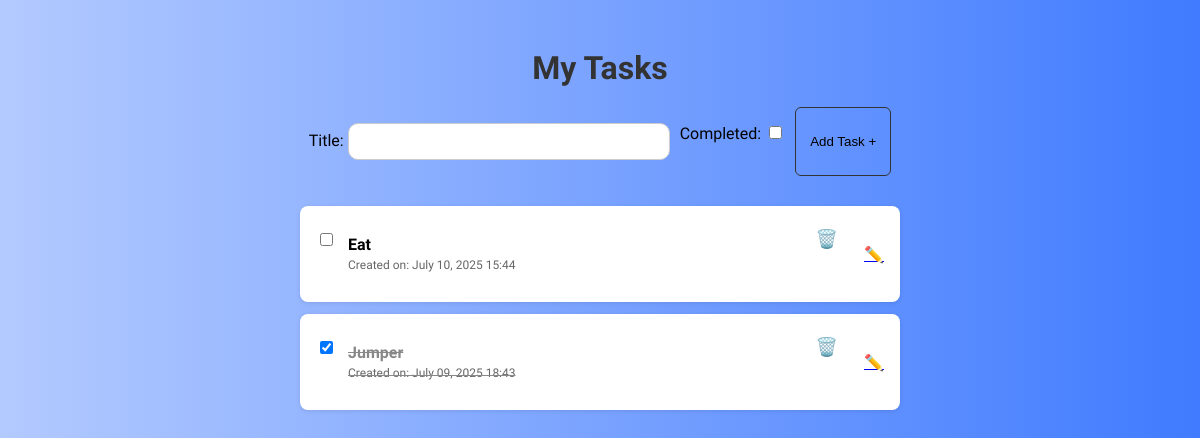
The app's page /, older data.
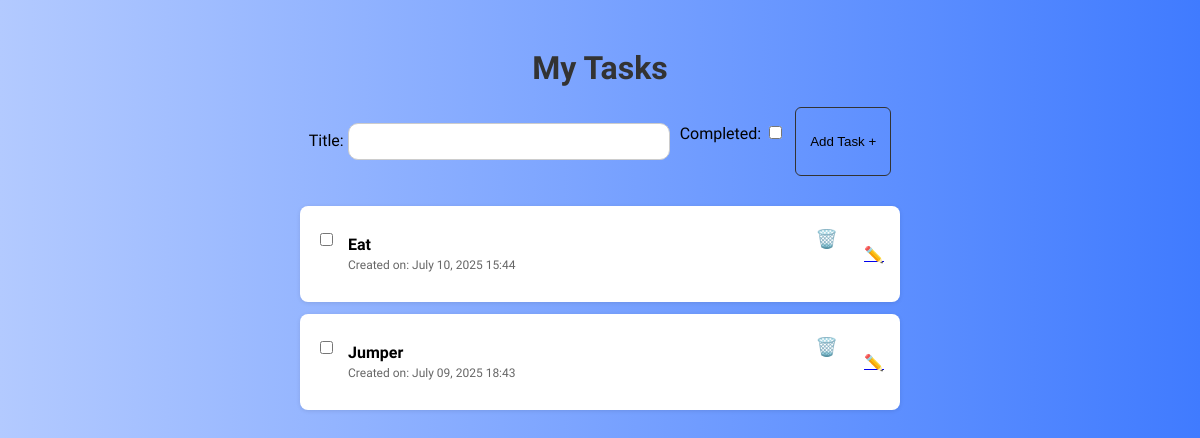
The same page, newer data.
### tasks/models.py (models this page shows, shortened)
class Task(models.Model):
    title = models.CharField(max_length=200)
    completed = models.BooleanField(default=False)
    created = models.DateTimeField(auto_now_add=True)

### tasks/views.py (the view)
# urls.py: path('',views.taskList,name='tasks'),
def taskList(request):
    tasks = Task.objects.order_by('-created')
    form = TaskForm()
    if request.method == 'POST':
        form = TaskForm(request.POST)
        if form.is_valid():
            form.save()
            return redirect('/')
    context = {'tasks': tasks, 'form': form}
    return render(request, 'tasks/list.html', context)

### tasks/forms.py
class TaskForm(forms.ModelForm):
    class Meta:
        model = Task
        fields = ['title', 'completed']

### tasks/templates/tasks/list.html (shortened to what this page needs)
<!DOCTYPE html>
<html>
  <head>
    {% load static %}
    <link rel="stylesheet" href="{% static 'tasks/style.css' %}">
  </head>
  <body>
    <h1>My Tasks</h1>
    <form method="POST">
      {{ form.as_p }}
      <button type="submit">Add Task +</button>
    </form>
    <ul>
      {% for task in tasks %}
        <li>
          <div class="task-container">
            <form method="POST" action="{% url 'update-task' task.id %}">
              <input
                type="checkbox"
                onchange="this.form.submit()"
                {% if task.completed %}checked{% endif %}
              />
            </form>
            <div class="task-details {% if task.completed %}task-completed{% endif %}">
              <strong>{{ task.title }}</strong><br />
              <small>Created on: {{ task.created|date:"F d, Y H:i" }}</small>
            </div>
            <form method="POST" action="{% url 'delete-task' task.id %}">
              <button class="icon-btn" type="submit">🗑️</button>
            </form>
            <a href="{% url 'edit-task' task.id %}">✏️</a>
          </div>
        </li>
      {% endfor %}
    </ul>
  </body>
</html>

Row changes from the older to the newer data that the page shows:
changed Task "Jumper": completed "☑" → "☐"
